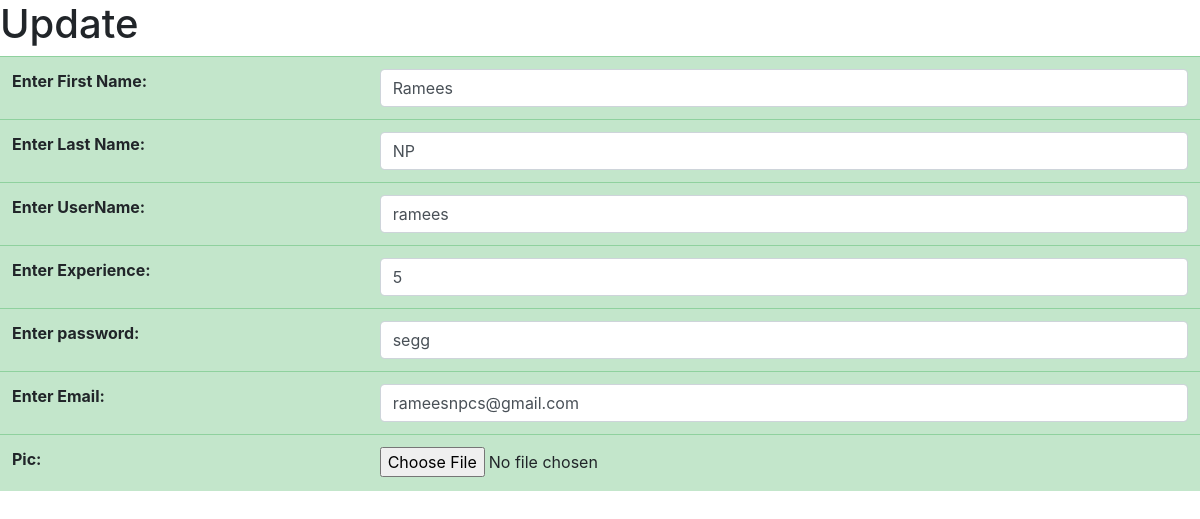
/account/editstaff/3 (signed in), run on the app's committed database.
### accounts/models.py (models this page shows, shortened)
class Staff(models.Model):
    first=models.CharField(max_length=100,verbose_name='Enter First Name')
    last=models.CharField(max_length=100,verbose_name='Enter Last Name')
    username=models.CharField(max_length=100,verbose_name='Enter UserName')
    experience=models.IntegerField(verbose_name='Enter Experience')
    password=models.CharField(max_length=100,verbose_name='Enter password')
    email=models.EmailField(verbose_name='Enter Email')
    pic=models.ImageField(upload_to="profile_pic",null=True)

### accounts/views.py (the view, shortened to what this page needs)
# urls.py: path('editstaff/<int:sid>',StaffEdit.as_view(),name='editstaff'),
@method_decorator(signin_required,name='dispatch')
class StaffEdit(View):
    def get(self,req,*args,**kwargs):
        id= kwargs.get("sid")
        staff=Staff.objects.get(id=id)
        f=RegModelForm(instance=staff)
        return render(req,'edit_staff.html',{'form':f})

### accounts/forms.py (shortened to what this page needs)
class RegModelForm(forms.ModelForm):
    class Meta:
        model=Staff
        fields="__all__"
        widgets={
            "first":forms.TextInput(attrs={"class":"form-control"}),
            "last":forms.TextInput(attrs={"class":"form-control"}),
            "username":forms.TextInput(attrs={"class":"form-control"}),
            "email":forms.EmailInput(attrs={"class":"form-control"}),
            "password":forms.TextInput(attrs={"class":"form-control"}),
            "experience":forms.TextInput(attrs={"class":"form-control"}),
        }

### accounts/views.py (called while the page is built)
def signin_required(fn):
    def wrapper(req,*args,**kwargs):
        if req.user.is_authenticated:
            return fn(req,*args,**kwargs)
        else:
            return redirect('mh')
    return wrapper

### accounts/templates/edit_staff.html (shortened to what this page needs)
<!doctype html>
<html lang="en">
  <head>
    <link rel="stylesheet" href="https://stackpath.bootstrapcdn.com/bootstrap/4.3.1/css/bootstrap.min.css">
  </head>
  <body>
      <h1>Update</h1>
      <form action="" method="post" enctype="multipart/form-data">
        <table class="table table-success">
            {{form.as_table}}
        </table>
      </form>
 </body>
</html>

### data on the page
Staff: first "Ramees", last "NP", username "ramees", experience "5", password "segg", email "rameesnpcs@gmail.com"
